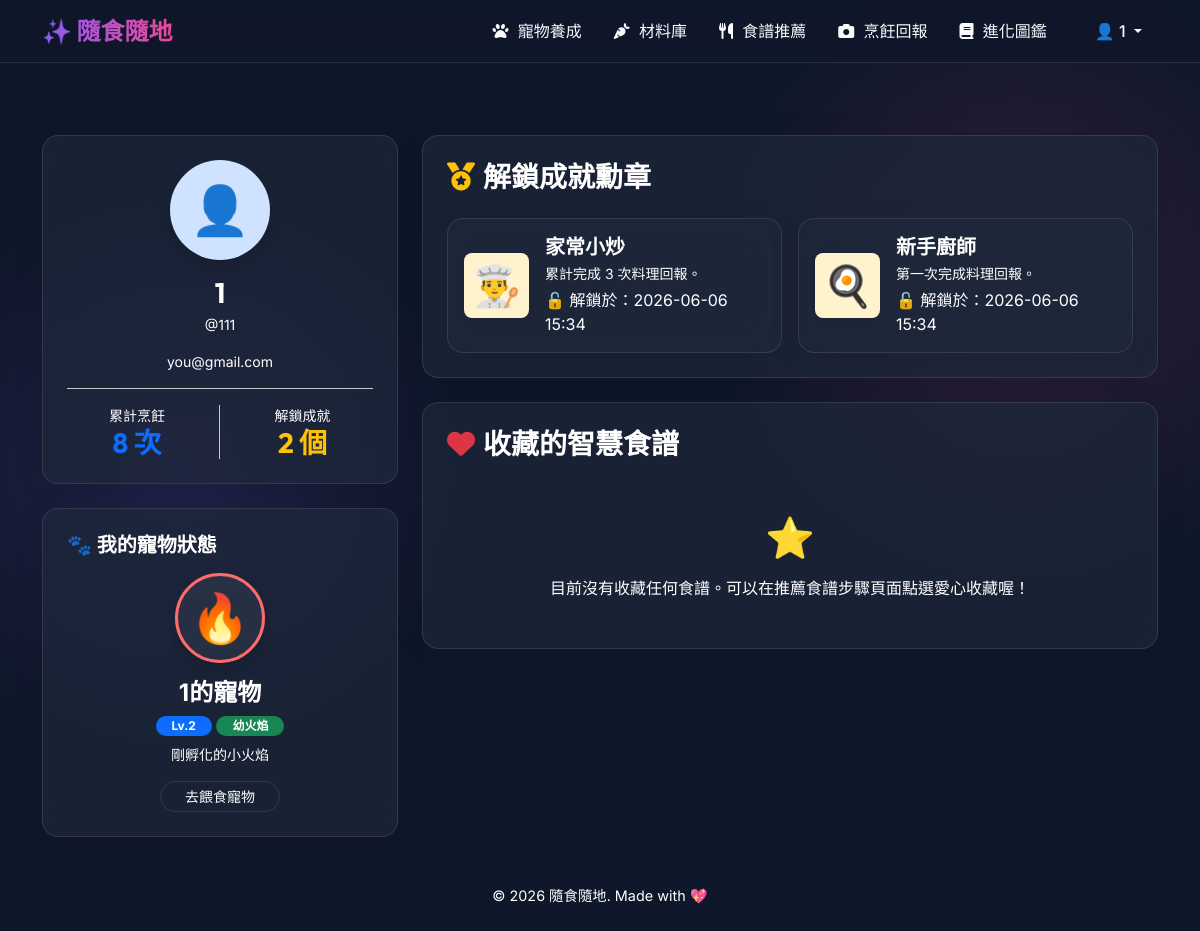
The app's page /profile (signed in), older data.
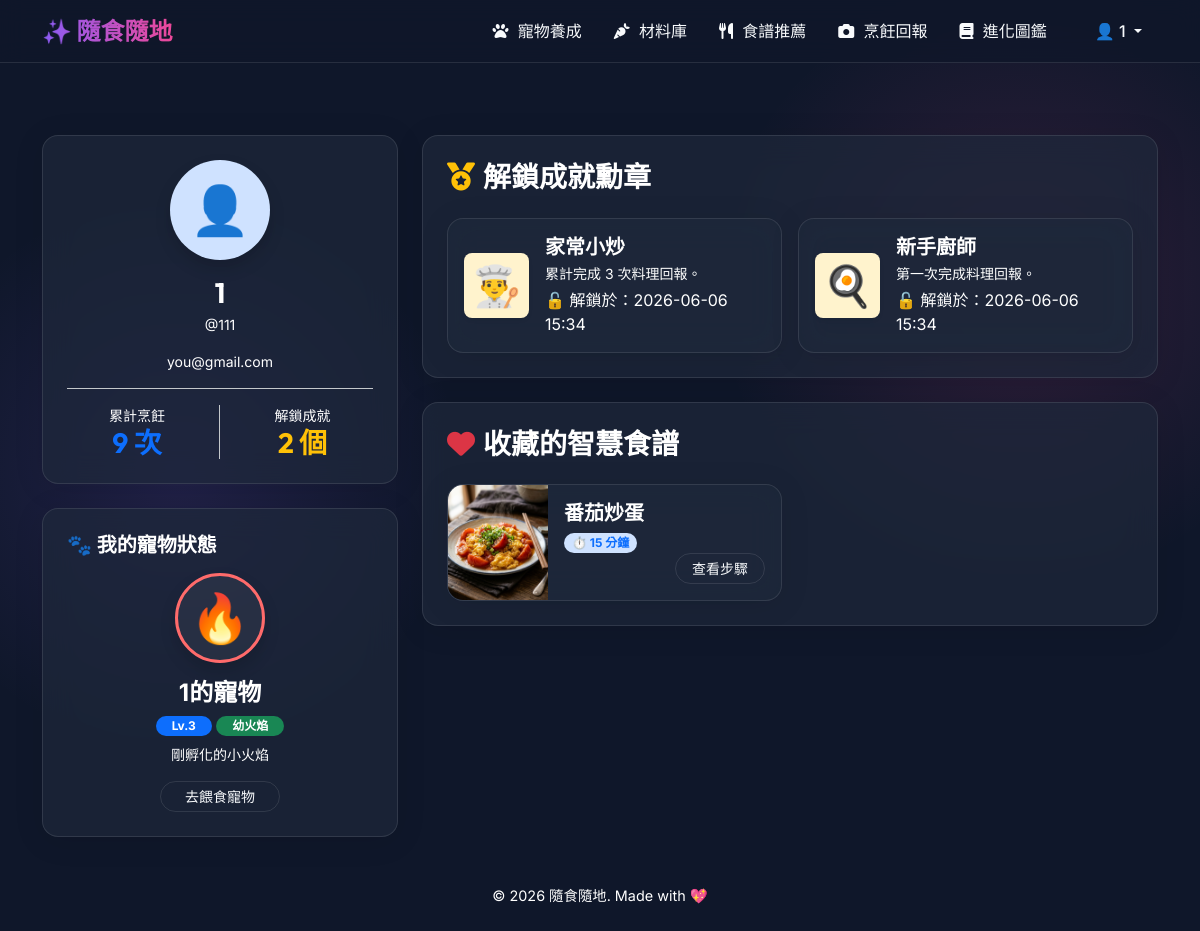
The same page, newer data.
### sql_models.py (models this page shows, shortened)
class User(UserMixin, db.Model):
    __tablename__ = 'users'
    id = db.Column(db.Integer, primary_key=True)
    username = db.Column(db.String(80), unique=True, nullable=False)
    email = db.Column(db.String(120), unique=True, nullable=False)
    password_hash = db.Column(db.String(256), nullable=False)
    display_name = db.Column(db.String(80))
    cooking_count = db.Column(db.Integer, default=0)
    created_at = db.Column(db.DateTime, default=datetime.utcnow)
    pet = db.relationship('Pet', backref='user', uselist=False, cascade="all, delete-orphan")
    preference = db.relationship('UserPreference', backref='user', uselist=False, cascade="all, delete-orphan")
    allergens = db.relationship('UserAllergen', backref='user', cascade="all, delete-orphan")
    favorites = db.relationship('Collection', backref='user', cascade="all, delete-orphan")
    achievements = db.relationship('UserAchievement', backref='user', cascade="all, delete-orphan")

class Pet(db.Model):
    __tablename__ = 'user_pets'
    id = db.Column(db.Integer, primary_key=True)
    user_id = db.Column(db.Integer, db.ForeignKey('users.id', ondelete='CASCADE'), nullable=False, unique=True)
    species_id = db.Column(db.Integer, nullable=True)
    pet_name = db.Column(db.String(100), nullable=False)
    current_level = db.Column(db.Integer, default=1)
    current_exp = db.Column(db.Integer, default=0)
    current_stage_id = db.Column(db.Integer, nullable=True)
    hunger = db.Column(db.Integer, default=50)
    created_at = db.Column(db.DateTime, default=datetime.utcnow)
    updated_at = db.Column(db.DateTime, default=datetime.utcnow, onupdate=datetime.utcnow)

class Achievement(db.Model):
    __tablename__ = 'achievement'
    id = db.Column(db.Integer, primary_key=True)
    name = db.Column(db.String(100), nullable=False)
    description = db.Column(db.Text)
    icon = db.Column(db.String(50))
    condition_type = db.Column(db.String(50), nullable=False) # cooking_count, pet_level, unlocked_collection
    condition_value = db.Column(db.Integer, nullable=False)

class Recipe(db.Model):
    __tablename__ = 'recipe'
    id = db.Column(db.Integer, primary_key=True)
    title = db.Column(db.String(100), nullable=False)
    description = db.Column(db.Text)
    image_url = db.Column(db.String(255))
    tags = db.Column(db.String(255))          # 逗號分隔的標籤，如 "omnivore, spicy"
    cooking_time = db.Column(db.Integer)      # 分鐘
    difficulty = db.Column(db.String(50))     # beginner, intermediate, advanced
    allergens = db.Column(db.String(255))      # 逗號分隔的過敏原，如 "egg, milk"
    required_ingredients = db.Column(db.Text)  # 逗號分隔的食材，如 "番茄,雞蛋"

### tables this page shows
CREATE TABLE pet_stages (
    id               INTEGER PRIMARY KEY AUTOINCREMENT,
    species_id       INTEGER NOT NULL,
    stage_order      INTEGER,
    name             TEXT NOT NULL,
    level_required   INTEGER,
    image_path       TEXT,
    emoji            TEXT,
    description      TEXT,
    FOREIGN KEY (species_id) REFERENCES pet_species(id) ON DELETE CASCADE
);

### app/routes/main.py (the view)
@main_bp.route('/profile', methods=['GET'])
@login_required
def profile():
    unlocked_achievements = db.session.query(Achievement, UserAchievement.unlocked_at)\
        .join(UserAchievement, Achievement.id == UserAchievement.achievement_id)\
        .filter(UserAchievement.user_id == current_user.id)\
        .order_by(UserAchievement.unlocked_at.desc()).all()
    from sql_models import Recipe, Collection
    saved_recipes = db.session.query(Recipe)\
        .join(Collection, Recipe.id == Collection.recipe_id)\
        .filter(Collection.user_id == current_user.id)\
        .all()
    pet = Pet.get_by_user_id(current_user.id)
    return render_template(
        'profile.html',
        unlocked_achievements=unlocked_achievements,
        saved_recipes=saved_recipes,
        pet=pet
    )

### app/database.py (called while the page is built)
def get_db_connection():
    conn = sqlite3.connect(DB_PATH)
    conn.row_factory = sqlite3.Row
    conn.execute("PRAGMA foreign_keys = ON")
    return conn

### app/models/pet.py (called while the page is built)
def map_pet_row(row):
    if not row:
        return None
    d = dict(row)
    d['name'] = d.get('pet_name')
    d['level'] = d.get('current_level', 1)
    d['exp'] = d.get('current_exp', 0)
    d['hunger'] = d.get('hunger', 50)
    from config import EXP_PER_LEVEL_MULTIPLIER
    level = d['level']
    exp_to_next = level * EXP_PER_LEVEL_MULTIPLIER
    remaining = d['exp']
    current_l = 1
    while remaining >= (current_l * EXP_PER_LEVEL_MULTIPLIER):
        remaining -= (current_l * EXP_PER_LEVEL_MULTIPLIER)
        current_l += 1
    d['exp_to_next_level'] = exp_to_next
    d['exp_remaining'] = remaining
    d['exp_progress'] = round(remaining / exp_to_next * 100, 1) if exp_to_next > 0 else 100
    return d

### app/templates/profile.html (shortened to what this page needs)
{% extends 'base.html' %}
{% block content %}
<div class="row g-4 mt-3">
    <div class="col-lg-4">
        <div class="glass-card mb-4 text-center p-4" style="border-color: rgba(255,255,255,0.1) !important;">
            <div class="rounded-circle bg-primary-subtle text-primary d-flex align-items-center justify-content-center mx-auto mb-3 shadow" style="width: 100px; height: 100px; font-size: 3rem;">
                👤
            </div>
            <h3 class="fw-bold text-white mb-1">{{ current_user.display_name }}</h3>
            <p class="text-muted small mb-3">@{{ current_user.username }}</p>
            <p class="text-muted small border-bottom border-secondary-subtle pb-3">{{ current_user.email }}</p>
            <div class="row text-center mt-3">
                <div class="col-6 border-end border-secondary-subtle">
                    <span class="text-muted small d-block">累計烹飪</span>
                    <h3 class="fw-bold text-primary mb-0">{{ current_user.cooking_count }} 次</h3>
                </div>
                <div class="col-6">
                    <span class="text-muted small d-block">解鎖成就</span>
                    <h3 class="fw-bold text-warning mb-0">{{ unlocked_achievements|length }} 個</h3>
                </div>
            </div>
        </div>
        {% if pet %}
        <div class="glass-card text-center p-4"
             style="border-color: rgba(255,255,255,0.1) !important;
                    background: linear-gradient(135deg, rgba(30, 41, 59, 0.7), rgba({{ 139 if pet.element == 'fire' else (0 if pet.element == 'nature' else 255) }},
                                                                                   {{ 92 if pet.element == 'fire' else (184 if pet.element == 'nature' else 159) }},
                                                                                   {{ 36 if pet.element == 'fire' else (148 if pet.element == 'nature' else 67) }}, 0.1));">
            <h5 class="fw-bold text-white mb-3 text-start">🐾 我的寵物狀態</h5>
            <div class="rounded-circle d-flex align-items-center justify-content-center mx-auto mb-3 shadow"
                 style="width: 90px; height: 90px; border: 3px solid {{ pet.color_primary or '#8B5CF6' }}; background: rgba(255,255,255,0.05);">
                <span style="font-size: 3rem;">{{ pet.stage_emoji or '🥚' }}</span>
            </div>
            <h4 class="fw-bold text-white mb-1">{{ pet.pet_name or pet.species_name }}</h4>
            <div class="mb-2">
                <span class="badge bg-primary rounded-pill px-3 py-1">Lv.{{ pet.level }}</span>
                <span class="badge bg-success rounded-pill px-3 py-1">{{ pet.stage_name }}</span>
            </div>
            <p class="text-muted small mb-0">{{ pet.stage_description or '熱愛美食的虛擬寵物' }}</p>
            <a href="{{ url_for('pet.pet_index') }}" class="btn btn-sm btn-outline-light rounded-pill px-4 mt-3">去餵食寵物</a>
        </div>
        {% endif %}
    </div>
    <div class="col-lg-8">
        <div class="glass-card mb-4 p-4" style="border-color: rgba(255,255,255,0.1) !important;">
            <h3 class="fw-bold text-white mb-4"><i class="fas fa-medal me-2 text-warning"></i>解鎖成就勳章</h3>
            {% if unlocked_achievements %}
                <div class="row row-cols-1 row-cols-md-2 g-3">
                    {% for ach, unlocked_at in unlocked_achievements %}
                    <div class="col">
                        <div class="glass-card p-3 h-100 d-flex align-items-center" style="background: rgba(255, 255, 255, 0.03); border-color: rgba(255,255,255,0.05); padding: 1rem;">
                            <div class="fs-1 me-3 p-2 bg-warning-subtle rounded-3 text-center shadow-sm" style="min-width: 65px; height: 65px; line-height: 50px;">
                                {{ ach.icon }}
                            </div>
                            <div>
                                <h5 class="fw-bold text-white mb-1">{{ ach.name }}</h5>
                                <p class="text-muted small mb-1">{{ ach.description }}</p>
                                <span class="text-muted fs-8">🔓 解鎖於：{{ unlocked_at.strftime('%Y-%m-%d %H:%M') }}</span>
                            </div>
                        </div>
                    </div>
                    {% endfor %}
                </div>
            {% else %}
                <div class="text-center py-4 text-muted">
                    <span class="fs-1">🔒</span>
                    <p class="mb-0 mt-2">尚未解鎖任何成就，快去完成料理回報獲得第一個成就吧！</p>
                </div>
            {% endif %}
        </div>
        <div class="glass-card p-4" style="border-color: rgba(255,255,255,0.1) !important;">
            <h3 class="fw-bold text-white mb-4"><i class="fas fa-heart me-2 text-danger"></i>收藏的智慧食譜</h3>
            {% if saved_recipes %}
                <div class="row row-cols-1 row-cols-md-2 g-3">
                    {% for recipe in saved_recipes %}
                    <div class="col">
                        <div class="card glass-card h-100 d-flex flex-row overflow-hidden p-0" style="background: rgba(255, 255, 255, 0.03); border-color: rgba(255,255,255,0.05); min-height: 100px;">
                            <img src="{{ recipe.image_url }}" alt="{{ recipe.title }}" class="object-fit-cover" style="width: 100px; height: 100%;">
                            <div class="p-3 d-flex flex-column justify-content-between flex-grow-1">
                                <div>
                                    <h5 class="fw-bold text-white mb-1">{{ recipe.title }}</h5>
                                    <span class="badge bg-primary-subtle text-primary rounded-pill px-2 py-0.5 small">⏱️ {{ recipe.cooking_time }} 分鐘</span>
                                </div>
                                <div class="text-end">
                                    <a href="{{ url_for('recipe.detail', recipe_id=recipe.id) }}" class="btn btn-sm btn-outline-light rounded-pill px-3 py-1">查看步驟</a>
                                </div>
                            </div>
                        </div>
                    </div>
                    {% endfor %}
                </div>
            {% else %}
                <div class="text-center py-4 text-muted">
                    <span class="fs-1">⭐</span>
                    <p class="mb-0 mt-2">目前沒有收藏任何食譜。可以在推薦食譜步驟頁面點選愛心收藏喔！</p>
                </div>
            {% endif %}
        </div>
    </div>
</div>
{% endblock %}

### app/templates/base.html (shortened to what this page needs)
<!DOCTYPE html>
<html lang="zh-TW">
<head>
    <link href="https://cdn.jsdelivr.net/npm/bootstrap@5.3.2/dist/css/bootstrap.min.css" rel="stylesheet">
    <link rel="stylesheet" href="https://cdnjs.cloudflare.com/ajax/libs/font-awesome/6.4.2/css/all.min.css">
</head>
<body>
    <nav class="navbar navbar-expand-lg sticky-top mb-5 navbar-dark">
        <div class="container">
            <a class="navbar-brand" href="{{ url_for('main.index') }}">✨ 隨食隨地</a>
            <div class="collapse navbar-collapse" id="navbarNav">
                <ul class="navbar-nav ms-auto align-items-center">
                    {% if current_user and current_user.is_authenticated %}
                        <li class="nav-item">
                            <a class="nav-link" href="{{ url_for('pet.pet_index') }}"><i class="fa-solid fa-paw"></i> 寵物養成</a>
                        </li>
                        <li class="nav-item">
                            <a class="nav-link" href="{{ url_for('ingredient.list_ingredients') }}"><i class="fa-solid fa-carrot"></i> 材料庫</a>
                        </li>
                        <li class="nav-item">
                            <a class="nav-link" href="{{ url_for('recipe.recommend') }}"><i class="fa-solid fa-utensils"></i> 食譜推薦</a>
                        </li>
                        <li class="nav-item">
                            <a class="nav-link" href="{{ url_for('cooking.report_page') }}"><i class="fa-solid fa-camera"></i> 烹飪回報</a>
                        </li>
                        <li class="nav-item">
                            <a class="nav-link" href="{{ url_for('collection.collection_index') }}"><i class="fa-solid fa-book"></i> 進化圖鑑</a>
                        </li>
                        <li class="nav-item dropdown ms-lg-3">
                            <a class="nav-link dropdown-toggle btn btn-outline-light rounded-pill px-3 py-1 mt-2 mt-lg-0 text-white" href="#" id="userDropdown" role="button" data-bs-toggle="dropdown" aria-expanded="false">
                                👤 {{ current_user.display_name }}
                            </a>
                        </li>
                    {% endif %}
                </ul>
            </div>
        </div>
    </nav>
    <main class="container mb-5">
        {% block content %}{% endblock %}
    </main>
    <footer class="text-center pb-4 text-muted" style="font-size: 0.9rem;">
        <p>&copy; 2026 隨食隨地. Made with 💖</p>
    </footer>
</body>
</html>

### app/templates/base.html (style rules this page uses)
:root { --primary-glow: #8B5CF6; --secondary-glow: #EC4899; --bg-color: #0F172A; --glass-bg: rgba(30, 41, 59, 0.7); --glass-border: rgba(255, 255, 255, 0.1); --text-main: #F8FAFC; --text-muted: #ffffff; }
.text-muted, .text-light-muted, .text-secondary, .form-text, .card-text.text-muted, small.text-muted { color: #ffffff !important; }
body { font-family: 'Inter', 'Noto Sans TC', sans-serif; background-color: var(--bg-color); color: var(--text-main); min-height: 100vh; background-image: radial-gradient(circle at 15% 50%, rgba(139, 92, 246, 0.15), transparent 25%), radial-gradient(circle at 85% 30%, rgba(236, 72, 153, 0.15), transparent 25%); background-attachment: fixed; }
h1, h2, h3, .navbar-brand { font-family: 'Outfit', 'Noto Sans TC', sans-serif; font-weight: 600; }
.navbar { background: rgba(15, 23, 42, 0.8) !important; backdrop-filter: blur(12px); -webkit-backdrop-filter: blur(12px); border-bottom: 1px solid var(--glass-border); }
.navbar-brand { background: linear-gradient(to right, #8B5CF6, #EC4899); -webkit-background-clip: text; -webkit-text-fill-color: transparent; font-size: 1.5rem; font-weight: 700; }
.nav-link { color: var(--text-main) !important; transition: color 0.3s ease; font-weight: 500; padding: 0.5rem 1rem !important; }
.nav-link i { margin-right: 5px; }
.glass-card { background: var(--glass-bg) !important; backdrop-filter: blur(16px); -webkit-backdrop-filter: blur(16px); border: 1px solid var(--glass-border) !important; border-radius: 1rem; padding: 2rem; box-shadow: 0 4px 30px rgba(0, 0, 0, 0.1); transition: transform 0.3s ease, box-shadow 0.3s ease; }
.btn-outline-light { border-color: var(--glass-border); color: var(--text-main); }

Row changes from the older to the newer data that the page shows:
changed User "you@gmail.com": cooking_count "8" → "9"
now on this page (row edited): Recipe: image_url (picture), title "番茄炒蛋", cooking_time "15"
Text that changed along with them:
{{ pet.level }}: "2" → "3"
text no longer shown: "⭐ 目前沒有收藏任何食譜。可以在推薦食譜步驟頁面點選愛心收藏喔！"
